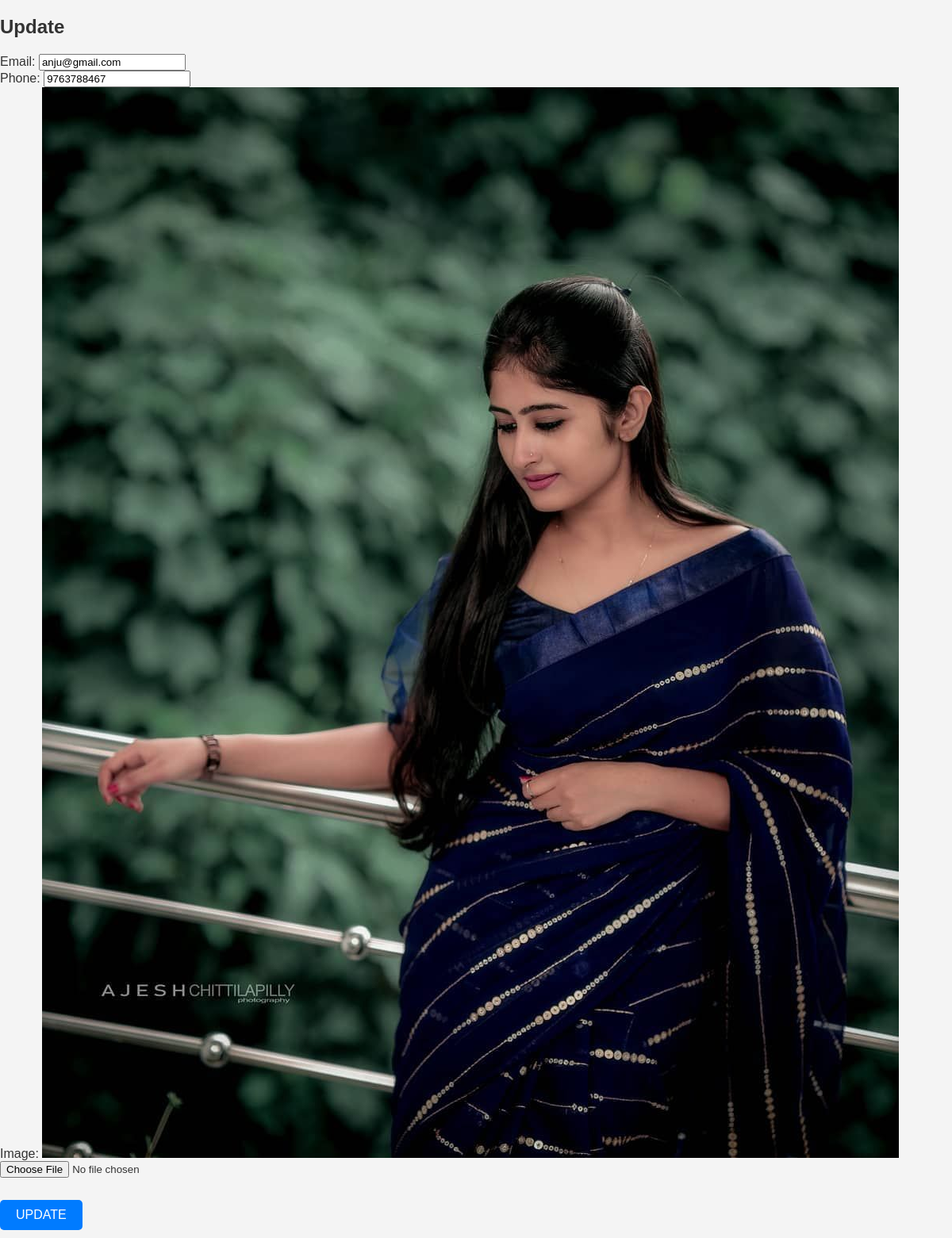
Screenshot of /guruprofile/ (signed in) with the database file from the repository.
### dhruvam/models.py (models this page shows, shortened)
class Register(AbstractUser):
    SPECIALIZATIONS = [
        ('Choose your specialization', 'Choose your specialization'),
        ('BA Bharathanatyam','BA Bharathanatyam'),
        ('BA Mohiniyattam','BA Mohiniyattam'),
        ('BA Kuchipudi','BA Kuchipudi'),
        ('BA Kathak','BA Kathak'),
        ('BA Odissi','BA Odissi'),
        ('MA Bharathanatyam','MA Bharathanatyam'),
        ('MA Mohiniyattam','MA Mohiniyattam'),
        ('MA Kuchipudi','MA Kuchipudi'),
        ('MA Kathak','MA Kathak'),
        ('MA Odissi','MA Odissi')
    ]
    usertype = models.IntegerField(default=1)
    is_approved = models.BooleanField(default=False)
    phone = models.CharField(max_length=10)
    image = models.ImageField(upload_to='guru_images/')
    experience = models.TextField()
    dance_style = models.CharField(max_length=100)
    dance_specialization = models.CharField(max_length=100, choices=SPECIALIZATIONS, default='Choose your specialization',)
    profile_information = models.TextField()

### dhruvam/views.py (the view)
# urls.py: path('guruprofile/', GuruProfileView.as_view(), name='guruprofile'),
class GuruProfileView(UpdateView):
    model = Register
    fields = ['email', 'phone', 'image']  # Ensure 'fields' attribute is set
    template_name = 'updateg_profile.html'
    success_url = reverse_lazy('guruprofile')  # Redirect to profile page after update
    def get_object(self):
        return self.request.user

### dhruvam/templates/updateg_profile.html (shortened to what this page needs)
{% load static %}
<!DOCTYPE html>
<html lang="en">
<head>
    <link rel="stylesheet" href="{% static 'css/profile.css' %}" type="text/css">
</head>
<body>
    <div class="register-container">
        <form class="Reg-form" method="POST" enctype="multipart/form-data">
            <h2>Update</h2>
            <div class="form-group">
                <label for="{{ form.username.id_for_label }}">Email:</label>
                {{ form.email }}
            </div>
            <div class="form-group">
                <label for="{{ form.password.id_for_label }}">Phone:</label>
                {{ form.phone }}
            </div>
            <div class="form-group">
                <label for="{{ form.image.id_for_label }}">Image:</label>
                {% if form.instance.image %}
                    <img src="{{ form.instance.image.url }}" alt="image" class="resized-image">
                {% endif %}
                <div class="image-field">
                    <input type="file" name="{{ form.image.name }}" id="{{ form.image.id_for_label }}">
                </div>
            </div>
            <br>
            <button type="submit">UPDATE</button>
        </form>
    </div>
</body>
</html>

### dhruvam/static/css/profile.css (style rules this page uses)
body, h1, p { margin: 0; padding: 0; box-sizing: border-box; }
body { font-family: Arial, sans-serif; background-color: #f4f4f4; color: #333; }
button { background-color: #007bff; border: none; color: #fff; padding: 10px 20px; text-align: center; text-decoration: none; display: inline-block; font-size: 16px; margin: 10px 0; cursor: pointer; border-radius: 5px; transition: background-color 0.3s ease; }

### rows the page displays
Register: email "anju@gmail.com", phone "9763788467", instance.image (picture)
